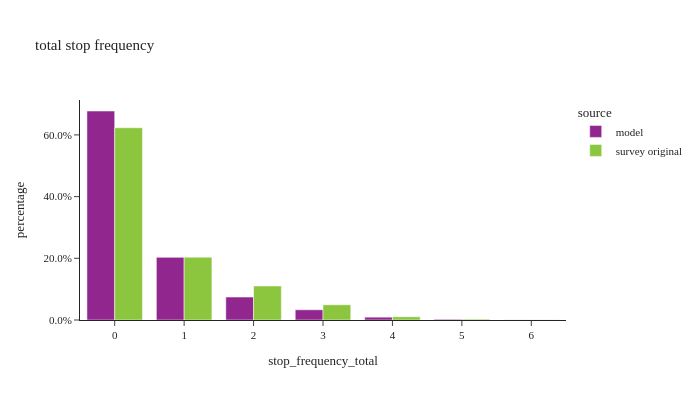

The code cell stored with this chart in its notebook:
### Code cell
util.plot_share_barchart(tour_data, 'tour_weight', 'stop_frequency_total', title="total stop frequency")

### Figure 1 — Plotly figure (JSON) as saved in the notebook; plotly's stock layout.template omitted (floating-point values rounded to 4 significant figures)
{"data": [{"alignmentgroup": "True", "customdata": [[3398000.0, 3398000.0], [1018000.0, 1018000.0], [373500.0, 373500.0], [166100.0, 166100.0], [45960.0, 45960.0], [11620.0, 11620.0], [2070.0, 2070.0]], "hovertemplate": "source=model<br>stop_frequency_total=%{x}<br>percentage=%{y}<br>weighted_sum=%{customdata[0]}<br>sample_size=%{customdata[1]}<extra></extra>", "legendgroup": "model", "marker": {"color": "#91268F", "pattern": {"shape": ""}}, "name": "model", "offsetgroup": "model", "orientation": "v", "showlegend": true, "textposition": "auto", "type": "bar", "x": [0.0, 1.0, 2.0, 3.0, 4.0, 5.0, 6.0], "xaxis": "x", "y": [0.6775, 0.203, 0.07447, 0.03312, 0.009164, 0.002317, 0.0004127], "yaxis": "y"}, {"alignmentgroup": "True", "customdata": [[2802000.0, 7244.0], [915500.0, 2104.0], [495200.0, 1086.0], [221600.0, 505.0], [46870.0, 130.0], [12340.0, 39.0], [2666.0, 12.0]], "hovertemplate": "source=survey original<br>stop_frequency_total=%{x}<br>percentage=%{y}<br>weighted_sum=%{customdata[0]}<br>sample_size=%{customdata[1]}<extra></extra>", "legendgroup": "survey original", "marker": {"color": "#8CC63E", "pattern": {"shape": ""}}, "name": "survey original", "offsetgroup": "survey original", "orientation": "v", "showlegend": true, "textposition": "auto", "type": "bar", "x": [0.0, 1.0, 2.0, 3.0, 4.0, 5.0, 6.0], "xaxis": "x", "y": [0.6232, 0.2036, 0.1102, 0.0493, 0.01043, 0.002745, 0.000593], "yaxis": "y"}], "layout": {"barmode": "group", "height": 400, "legend": {"title": {"text": "source"}, "tracegroupgap": 0}, "title": {"text": "total stop frequency"}, "width": 700, "xaxis": {"anchor": "y", "domain": [0.0, 1.0], "title": {"text": "stop_frequency_total"}}, "yaxis": {"anchor": "x", "domain": [0.0, 1.0], "tickformat": ".1%", "title": {"text": "percentage"}}}}
